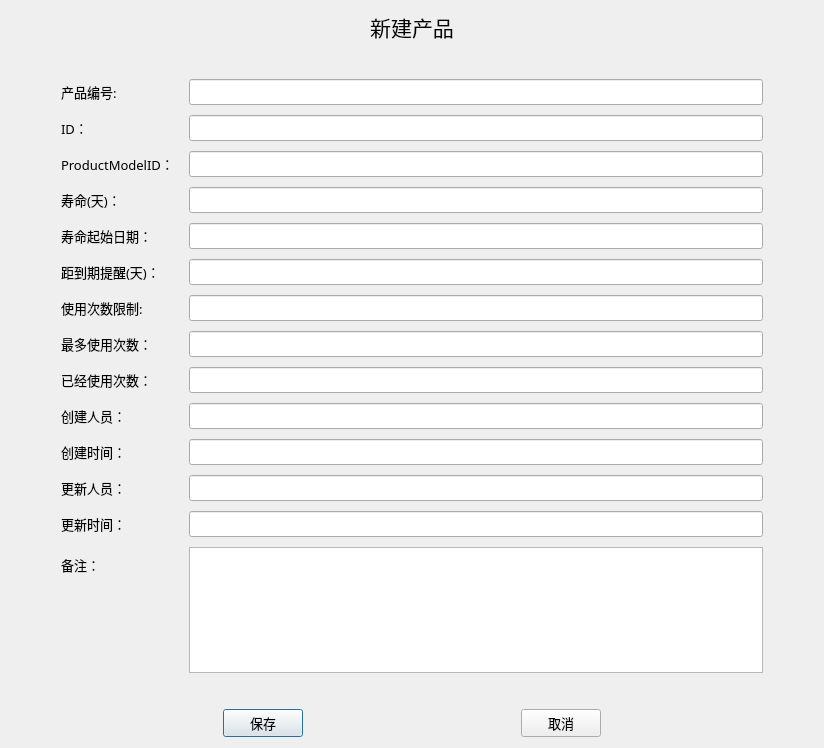
<?xml version="1.0" encoding="UTF-8"?>
<ui version="4.0">
 <class>Dialog</class>
 <widget class="QDialog" name="Dialog">
  <property name="geometry">
   <rect>
    <x>0</x>
    <y>0</y>
    <width>824</width>
    <height>748</height>
   </rect>
  </property>
  <property name="font">
   <font>
    <family>微软雅黑 Light</family>
    <pointsize>10</pointsize>
   </font>
  </property>
  <property name="windowTitle">
   <string>Dialog</string>
  </property>
  <layout class="QVBoxLayout" name="verticalLayout">
   <item>
    <widget class="QLabel" name="label">
     <property name="font">
      <font>
       <family>微软雅黑 Light</family>
       <pointsize>16</pointsize>
      </font>
     </property>
     <property name="text">
      <string>新建产品</string>
     </property>
     <property name="alignment">
      <set>Qt::AlignCenter</set>
     </property>
    </widget>
   </item>
   <item>
    <layout class="QFormLayout" name="formLayout">
     <property name="horizontalSpacing">
      <number>15</number>
     </property>
     <property name="verticalSpacing">
      <number>10</number>
     </property>
     <property name="leftMargin">
      <number>50</number>
     </property>
     <property name="topMargin">
      <number>30</number>
     </property>
     <property name="rightMargin">
      <number>50</number>
     </property>
     <property name="bottomMargin">
      <number>30</number>
     </property>
     <item row="0" column="0">
      <widget class="QLabel" name="Label">
       <property name="text">
        <string>产品编号:</string>
       </property>
      </widget>
     </item>
     <item row="0" column="1">
      <widget class="QLineEdit" name="productNO"/>
     </item>
     <item row="1" column="0">
      <widget class="QLabel" name="iDLabel">
       <property name="text">
        <string>ID：</string>
       </property>
      </widget>
     </item>
     <item row="1" column="1">
      <widget class="QLineEdit" name="ID"/>
     </item>
     <item row="2" column="0">
      <widget class="QLabel" name="productModelIDLabel">
       <property name="text">
        <string>ProductModelID：</string>
       </property>
      </widget>
     </item>
     <item row="2" column="1">
      <widget class="QLineEdit" name="productModelID"/>
     </item>
     <item row="3" column="0">
      <widget class="QLabel" name="Label_2">
       <property name="text">
        <string>寿命(天)：</string>
       </property>
      </widget>
     </item>
     <item row="3" column="1">
      <widget class="QLineEdit" name="life"/>
     </item>
     <item row="4" column="0">
      <widget class="QLabel" name="Label_3">
       <property name="text">
        <string>寿命起始日期：</string>
       </property>
      </widget>
     </item>
     <item row="4" column="1">
      <widget class="QLineEdit" name="startDate"/>
     </item>
     <item row="5" column="0">
      <widget class="QLabel" name="Label_4">
       <property name="text">
        <string>距到期提醒(天)：</string>
       </property>
      </widget>
     </item>
     <item row="5" column="1">
      <widget class="QLineEdit" name="daysbefore"/>
     </item>
     <item row="6" column="0">
      <widget class="QLabel" name="Label_5">
       <property name="text">
        <string>使用次数限制:</string>
       </property>
      </widget>
     </item>
     <item row="6" column="1">
      <widget class="QLineEdit" name="isUsedCountLimit"/>
     </item>
     <item row="7" column="0">
      <widget class="QLabel" name="Label_6">
       <property name="text">
        <string>最多使用次数：</string>
       </property>
      </widget>
     </item>
     <item row="7" column="1">
      <widget class="QLineEdit" name="maxUsedCount"/>
     </item>
     <item row="8" column="0">
      <widget class="QLabel" name="Label_7">
       <property name="text">
        <string>已经使用次数：</string>
       </property>
      </widget>
     </item>
     <item row="8" column="1">
      <widget class="QLineEdit" name="havaUsedCount"/>
     </item>
     <item row="9" column="0">
      <widget class="QLabel" name="Label_8">
       <property name="text">
        <string>创建人员：</string>
       </property>
      </widget>
     </item>
     <item row="9" column="1">
      <widget class="QLineEdit" name="CreateID"/>
     </item>
     <item row="10" column="0">
      <widget class="QLabel" name="Label_9">
       <property name="text">
        <string>创建时间：</string>
       </property>
      </widget>
     </item>
     <item row="10" column="1">
      <widget class="QLineEdit" name="createTime"/>
     </item>
     <item row="11" column="0">
      <widget class="QLabel" name="Label_10">
       <property name="text">
        <string>更新人员：</string>
       </property>
      </widget>
     </item>
     <item row="11" column="1">
      <widget class="QLineEdit" name="updateID"/>
     </item>
     <item row="12" column="0">
      <widget class="QLabel" name="Label_11">
       <property name="text">
        <string>更新时间：</string>
       </property>
      </widget>
     </item>
     <item row="12" column="1">
      <widget class="QLineEdit" name="updateTime"/>
     </item>
     <item row="13" column="0">
      <widget class="QLabel" name="remarkLabel">
       <property name="text">
        <string>备注：</string>
       </property>
      </widget>
     </item>
     <item row="13" column="1">
      <widget class="QTextEdit" name="remark"/>
     </item>
    </layout>
   </item>
   <item>
    <layout class="QHBoxLayout" name="horizontalLayout">
     <item>
      <spacer name="horizontalSpacer">
       <property name="orientation">
        <enum>Qt::Horizontal</enum>
       </property>
       <property name="sizeHint" stdset="0">
        <size>
         <width>40</width>
         <height>20</height>
        </size>
       </property>
      </spacer>
     </item>
     <item>
      <widget class="QPushButton" name="conserveButton">
       <property name="text">
        <string>保存</string>
       </property>
      </widget>
     </item>
     <item>
      <spacer name="horizontalSpacer_2">
       <property name="orientation">
        <enum>Qt::Horizontal</enum>
       </property>
       <property name="sizeHint" stdset="0">
        <size>
         <width>40</width>
         <height>20</height>
        </size>
       </property>
      </spacer>
     </item>
     <item>
      <widget class="QPushButton" name="cancelButton">
       <property name="text">
        <string>取消</string>
       </property>
      </widget>
     </item>
     <item>
      <spacer name="horizontalSpacer_3">
       <property name="orientation">
        <enum>Qt::Horizontal</enum>
       </property>
       <property name="sizeHint" stdset="0">
        <size>
         <width>40</width>
         <height>20</height>
        </size>
       </property>
      </spacer>
     </item>
    </layout>
   </item>
  </layout>
 </widget>
 <resources/>
 <connections/>
</ui>
